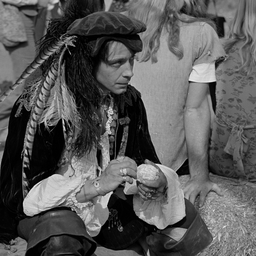
#> input picture image_deblurring_denoising/images/manWithHat.tiff, 256 x 256 px, shrunk from 1024 x 1024 before the run; its folder holds only this picture in this run
$ python deblur_images.py
#> lines starting #> are read from the running program, lines starting #| are printed output that depends on the picture; long printed decimals are rounded
### image_deblurring_denoising/src/basic_operations.py
import numpy as np
import matplotlib.pyplot as plt
from scipy.fft import fft2, ifft2
from scipy.ndimage import convolve
from scipy.signal import convolve2d

def gaussian_kernel(size, sigma):
    """
    #blur
    #choose size 3 5 7
    #sigma motion blur
    """

    ax = np.linspace(-(size // 2), size // 2, size)
    xx, yy = np.meshgrid(ax, ax)
    kernel = np.exp(-(xx**2 + yy**2) / (2. * sigma**2))
    return kernel / np.sum(kernel)

# [21 lines left out: functions motion_blur_kernel, project_onto_dual_iso_norm_unit_ball, not called in this run]


def apply_periodic_conv2D(x, kernel):
    """
    Spatial-domain 2D convolution with periodic boundary conditions
    (wrap-around), using scipy.ndimage.convolve.
    """
    return convolve(x, kernel, mode='wrap')


def apply_periodic_conv2D_trans(x, kernel):
    """
    Transpose of the convolution with real kernel is just convolution
    with the flipped kernel (assuming real-valued kernel).
    """
    flipped_kernel = np.flipud(np.fliplr(kernel))
    return convolve(x, flipped_kernel, mode='wrap')


def apply_D(x):
    """
    Forward difference operator for TV in 2D, periodic boundary.
    Returns an array of shape (rows, cols, 2):
      - D[...,0] = vertical forward difference
      - D[...,1] = horizontal forward difference
    """
    rows, cols = x.shape
    Dx = np.zeros((rows, cols, 2), dtype=x.dtype)

    # vertical difference (downwards), wrap top to bottom
    Dx[..., 0] = np.roll(x, -1, axis=0) - x
    # horizontal difference (rightwards), wrap left to right
    Dx[..., 1] = np.roll(x, -1, axis=1) - x

    return Dx


def apply_D_trans(y):
    """
    Transpose of the forward difference (negative of the backward difference),
    summing across vertical and horizontal components.
    """
    # y has shape (rows, cols, 2)
    rows, cols, _ = y.shape
    # vertical component
    vt = -y[..., 0] + np.roll(y[..., 0], 1, axis=0)
    # horizontal component
    hz = -y[..., 1] + np.roll(y[..., 1], 1, axis=1)
    return vt + hz


# [41 lines left out: functions eval_iso_norm, eigValsForPeriodicConvOp, applyPeriodicConv2D, applyBlockCyclicConv2D, not called in this run]

def solve_u(rhs, scaled_kernel):
    """ Solve the linear system (I + KᵀK + DᵀD) u = rhs using FFT, assuming periodic boundary conditions."
        "Parameters:
    rhs           : 2D numpy array representing the right-hand side.
    scaled_kernel : 2D numpy array representing the scaled convolution kernel.

    Returns:
    u             : 2D numpy array solution.
    """
    # Get image dimensions
    numRows, numCols = rhs.shape

    # Compute the FFT of the scaled_kernel, padded to the image size.
    K_fft = np.fft.fft2(scaled_kernel, s=(numRows, numCols))
    # Compute the squared magnitude |K_fft|^2 element-wise.
    K_abs2 = np.abs(K_fft)**2

    # Create frequency grids for rows and columns.
    fx = np.fft.fftfreq(numRows)
    fy = np.fft.fftfreq(numCols)
    # Note: meshgrid is used with (fy, fx) ordering so that FX corresponds to columns.
    FX, FY = np.meshgrid(fy, fx)

    # Compute eigenvalues for DᵀD under periodic BCs using forward differences.
    # Here, the eigenvalues are L = 4*(sin(π·FX)^2 + sin(π·FY)^2).
    L = 4 * (np.sin(np.pi * FX)**2 + np.sin(np.pi * FY)**2)

    # Form the denominator in the Fourier domain: 1 + |K_fft|^2 + L.
    denom = 1 + K_abs2 + L

    # Compute the FFT of the right-hand side.
    rhs_fft = np.fft.fft2(rhs)
    # Solve for u in the Fourier domain.
    u_fft = rhs_fft / denom
    # Transform back to the spatial domain and take the real part.
    u = np.real(np.fft.ifft2(u_fft))
    return u

def rgb2gray(rgb):
    return np.dot(rgb[...,:3], [0.2989, 0.5870, 0.1140])

# [10 lines left out: function eigValArrForCyclicConvOp, not called in this run]

def applyCyclicConv2D(x, eigValArr):
    return ifft2(fft2(x) * eigValArr)

### image_deblurring_denoising/src/prox_operators.py
import numpy as np

def soft_threshold(x, alpha):
    """Componentwise soft-threshold at level alpha."""
    return np.sign(x) * np.maximum(np.abs(x) - alpha, 0.0)

def prox_l1(z, t):
    """
    Proximal operator of t * ||x||_1.

    Solves:
        min_x  (1/2)*||x - z||^2  +  t * ||x||_1

    The closed-form solution is the soft-thresholding:
        x_i = sign(z_i) * max(|z_i| - t, 0).

    Parameters
    ----------
    z : np.ndarray
        Input array (can be 1D or multi-dimensional).
    t : step
        Nonnegative regularization/threshold parameter.

    Returns
    -------
    x : np.ndarray
        The result of applying prox_{t ||·||_1}(z).
    """
    return np.sign(z) * np.maximum(np.abs(z) - t, 0.0)

# [23 lines left out: function prox_l2_norm_squared, not called in this run]
    #return z / (1 + 2 * t)
    #return z * (2 + 1/t)/t
    #return z * np.maximum(0.0, 1.0 - t / np.linalg.norm(z, ord=2))


def prox_tv_iso(z2, z3, t_gamma):
    """
    Proximal operator of t_gamma * sum_i sqrt(z2(i)^2 + z3(i)^2).

    Parameters
    ----------
    z2 : np.ndarray
        The 'horizontal' component array of shape [...], same shape as z3.
    z3 : np.ndarray
        The 'vertical' component array, same shape as z2.
    t_gamma : float
        Nonnegative threshold parameter.

    Returns
    -------
    y2, y3 : np.ndarray
        The result of applying prox_{t_gamma ||·||_2} to each pixel's (z2(i), z3(i)).
        Same shape as z2, z3.
    """
    # Compute norms
    norms = np.sqrt(z2**2 + z3**2)

    # Avoid division by zero
    # scale = max(0, 1 - t_gamma/norms)
    # but only where norms > 0
    # dont mind the warning please

    # scale = np.where(norms > 0, np.maximum(0.0, 1.0 - t_gamma / norms), 0.0)
    np.seterr(divide='ignore', invalid='ignore')  # Ignore divide by zero warnings
    scale = np.maximum(0.0, 1.0 - t_gamma / norms)
    scale[norms < 0] = 0 # (eliminate 0 and less)

    # print("norm", norms)
    y2 = scale * z2
    y3 = scale * z3

    return y2, y3

### image_deblurring_denoising/src/deblur_images.py
import numpy as np
import matplotlib.pyplot as plt
from skimage import io, util, transform
from scipy.signal import convolve2d
from scipy.fft import fft2, ifft2
from argparse import ArgumentParser
import os.path
import json
import time

from basic_operations import solve_u, apply_D, apply_D_trans, apply_periodic_conv2D, apply_periodic_conv2D_trans, gaussian_kernel, motion_blur_kernel, rgb2gray
from basic_operations import eigValArrForCyclicConvOp, applyCyclicConv2D, eval_iso_norm
from prox_operators import prox_l1, prox_tv_iso, prox_l2_norm_squared


def run_deblurring(fname, problem, algorithm, kernel_type, params_dict, path, show_intermediate):
    # Unpack parameters
    try:
        kernel_size  = int(params_dict['kernel_size'])
        resize_factor = float(params_dict['resize_factor'])
        noise_density = float(params_dict['noise_density'])
        noise_type  = params_dict['noise_type']
        if kernel_type == 'gaussian':
            sigma = float(params_dict['sigma'])
        elif kernel_type == 'motion_blur':
            angle = float(params_dict['angle'])
            alpha = float(params_dict['alpha'])
    except:
        raise ValueError("Missing or invalid parameters in the parameters file.")

    # Prepare the Gaussian kernel with the current sigma
    if kernel_type == 'gaussian':
        kernel = gaussian_kernel(kernel_size, sigma)
    elif kernel_type == 'motion_blur':
        kernel = motion_blur_kernel(kernel_size, angle, alpha)
    else:
        raise ValueError(f"Unknown kernel type: {kernel_type}")

    # Read and preprocess image
    if(not os.path.isfile(os.path.join(path[:-3] + 'images', fname))):
        raise FileNotFoundError(f"Image file {fname} not found.\nMake sure to store the image in the \"images\" folder.")

    I = io.imread(os.path.join(path[:-3] + 'images', fname))
    if I.ndim == 3:
        I = rgb2gray(I)
    I = I.astype(np.float64)
    I = transform.resize(I, (int(I.shape[0] * resize_factor), int(I.shape[1] * resize_factor)), anti_aliasing=True)
    I = (I - I.min()) / (I.max() - I.min())

    # Blur image and add noise
    b = convolve2d(I, kernel, mode='same', boundary='wrap')
    if noise_type == 'gaussian':
        b = util.random_noise(b, mode='gaussian', mean=0, var=noise_density**2)
    elif noise_type == 's&p':
        b = util.random_noise(b, mode='s&p', amount=noise_density)
    else:
        raise ValueError(f"Unknown noise type: {noise_type}")

    if(show_intermediate):
        plt.figure()
        plt.title("Image Before Blurring")
        plt.imshow(I, cmap='gray')
        plt.axis('off')

        plt.figure()
        plt.title("Blurred Image")
        plt.imshow(b, cmap='gray')
        plt.axis('off')
        plt.show(block=False)


    start_time = time.time()
    if(algorithm == 'douglasrachfordprimal'):#douglas-rachford primal algorithm
        costs, final_image = deblur_simpleTV_DR(b, kernel, problem, params_dict)
    elif(algorithm == 'douglasrachfordprimaldual'):#douglas-rachford primal-dual algorithm
        costs, final_image = deblur_simpleTV_DR_PD(b, kernel, problem, params_dict)
    elif(algorithm == 'admm'):#ADMM algorithm
        costs, final_image = deblur_ADMM(b, kernel, problem, params_dict)
    else:
        raise ValueError(f"Unknown algorithm: {algorithm}")

    elapsed_time = time.time() - start_time

    # For the purpose of grid search, we use the final cost as our metric
    return costs, elapsed_time, final_image


def deblur_simpleTV_DR(b, kernel, problem, params_dict):#Douglas-Rachford primal algorithm
    # Unpack parameters
    try:
        mu          = float(params_dict['mu'])
        t           = float(params_dict['t'])
        gamma       = float(params_dict['gamma'])
        s           = float(params_dict['s'])
        rho   = float(params_dict['rho'])
        max_iter     = int(params_dict['max_iter'])
    except:
        raise ValueError("Missing or invalid parameters in the parameters file.")

    beta = np.sqrt(s / t)

    # Scale kernel and data
    scaled_kernel = kernel * beta
    scaled_b      = b * beta
    scaled_mu     = mu / beta

    numRows, numCols = b.shape

    # Initialize primal variable and dual variable (3 channels: channel 0 for fidelity, channels 1-2 for TV)
    p_x = scaled_b.copy()
    p_z = np.zeros((numRows, numCols, 3))

    costs = []
    unchanged_counter = 0
    divergence_counter = 0

    for k in range(max_iter):
        # Proximal operators
        # x-prox: project onto [0,1]
        xk = np.clip(p_x, 0, 1)

        if(problem == 'l1'): # Fidelity prox (first channel)
            y1 = scaled_b + prox_l1(p_z[...,0] - scaled_b, t)
        elif(problem == 'l2'):
            y1 = scaled_b + prox_l2_norm_squared(p_z[...,0] - scaled_b, t)# this does not work at the moment
            #y1 = prox_l2_norm_squared(p_z[...,0], t)
        else:
            raise ValueError(f"Unknown problem type: {problem}")

        # TV norm prox (channels 2 and 3)
        z2 = p_z[...,1]  # second channel
        z3 = p_z[...,2]  # third channel
        y2, y3 = prox_tv_iso(z2, z3, t*gamma )

        # Combine into the three-channel y_k
        yk = np.stack([y1, y2, y3], axis=-1)

        # Compute u and v
        # Compute Aᵀ(2y_k - p_z)
        temp_f = 2 * yk[...,0] - p_z[...,0] # for norm l1, shape (numRows, numCols, 1)
        At_temp_f = apply_periodic_conv2D_trans(temp_f, scaled_kernel)
        temp_tv = 2 * yk[...,1:] - p_z[...,1:]  # for TV, shape (numRows, numCols, 2) not (numRows, numCols, 3)
        At_temp_tv = apply_D_trans(temp_tv)
        At_term = At_temp_f + At_temp_tv

        # Right-hand side for u update: 2xk - p_x + Aᵀ(2y_k - p_z)
        rhs = 2 * xk - p_x + At_term
        u = solve_u(rhs, scaled_kernel)

        # Compute v = A(u) = [K*u; D*u]
        v1 = apply_periodic_conv2D(u, scaled_kernel)  # fidelity part
        v2 = apply_D(u)  # TV part, should return two channels
        vk = np.concatenate([v1[..., np.newaxis], v2], axis=-1)  # shape (numRows, numCols, 3)

        # over-relaxation updates
        p_x = p_x + rho * (u - xk)
        p_z = p_z + rho * (vk - yk)

        # Cost tracking
        residual = apply_periodic_conv2D(xk, scaled_kernel) - scaled_b
        # Dx = apply_D(xk)
        cost =  scaled_mu * np.mean(np.abs(residual))
        #norm with out t
        costs.append(cost)

        if k != 0:
            if costs[-2] - cost < 1e-5:
                unchanged_counter += 1
                if unchanged_counter >= 10:
                    print(f"Stopping criterion met at iteration {k + 1}.")
                    break
            else:
                unchanged_counter = 0
            if costs[-2] + 1e-5 < cost:
                divergence_counter += 1
                if divergence_counter >= 10:
                    print(f"Divergence detected at iteration {k + 1}.")
                    break
            else:
                divergence_counter = 0

    # Final estimate: project final u onto [0,1]
    final_image = np.clip(u, 0, 1)

    return costs, final_image

# [201 lines left out: functions deblur_simpleTV_DR_PD, deblur_ADMM, run_grid_search, not called in this run]

def loss_function():#todo update this
    pass

def main(parameters_file, problem, algorithm, kernel, fname, store_results, grid_search, show_end):
#> called with parameters_file = 'default_parameters.csv', problem = 'l1', algorithm = 'douglasrachfordprimal', kernel = 'gaussian', fname = 'manWithHat.tiff', store_results = False, grid_search = False, show_end = True
    path = os.path.dirname(os.path.abspath(__file__))#get the path of the src folder

    if(not os.path.isfile(os.path.join(path, parameters_file))):
        raise FileNotFoundError(f"Parameters file {parameters_file} not found.\nMake sure to put the parameters file in the src directory.")
    elif(not (parameters_file.endswith('.csv') or parameters_file.endswith('.json'))):
        raise ValueError(f"Parameters file must be a .csv or .json file.")

    params_dict = {}
    if(parameters_file.endswith('.json')):#load all parameters from the file into a dictionary
        with open(os.path.join(path, parameters_file), 'r') as f:
            params_dict = json.load(f)
    elif(parameters_file.endswith('.csv')):
        with open(os.path.join(path, parameters_file), 'r') as f:
#> (reads image_deblurring_denoising/src/default_parameters.csv from the repository)
            for line in f:
                line_tuple = line.rstrip().split(',')
                if len(line_tuple) == 2:
                    params_dict[line_tuple[0]] = line_tuple[1].strip().strip("'")#remove whitespaces and quotes
                else:
                    raise ValueError(f"Invalid line in parameters file: {line}")

    if(store_results):
        if(not os.path.exists(path[:-3] + 'out')):#check if the output directory exists, if not create it
            os.makedirs(path[:-3] + 'out')
        savetime = time.time()
        output = [savetime, algorithm, kernel, problem]
        outpath = os.path.join(path[:-3] + 'out', f'{savetime}_{fname.split(".")[0]}_results.txt')

    if(grid_search):# Run grid search over t and gamma
        results = run_grid_search(fname, problem, algorithm, kernel, params_dict, path)
        t_vals = sorted(set(key[0] for key in results.keys()))
        gamma_vals = sorted(set(key[1] for key in results.keys()))
        cost_matrix = np.zeros((len(gamma_vals), len(t_vals)))

        # Find best parameter combination (minimizing final cost)
        best_params = min(results, key=results.get)
        best_cost = results[best_params]
        best_string = f"\nBest parameters found: t = {best_params[0]:.2f}, gamma = {best_params[1]:.2f} with cost = {best_cost:.5f}\nt,gamma,cost"
        print(best_string)
        if(store_results):
            output.append(best_string)

        for i, gamma_val in enumerate(gamma_vals):
            for j, t_val in enumerate(t_vals):
                cost_matrix[i, j] = results[(t_val, gamma_val)]
                if(store_results):
                    output.append(f"{t_val:.2f},{gamma_val:.2f},{cost_matrix[i, j]:.5f}")

        plt.figure()
        plt.imshow(cost_matrix, extent=[t_vals[0], t_vals[-1], gamma_vals[0], gamma_vals[-1]],
                origin='lower', aspect='auto')
        plt.colorbar(label='Final cost')
        plt.xlabel('t values')
        plt.ylabel('gamma values')
        plt.title('Grid Search: Final Cost for Different t and sigma')
        plt.show(block=False)


        if(store_results):
            plt.savefig(os.path.join(path[:-3] + 'out', f'{savetime}_{fname.split(".")[0]}_gs_{problem}_{algorithm}_{kernel}.png'))
    else:
        # Run the deblurring algorithm
        costs, elapsed_time, final_image = run_deblurring(fname, problem, algorithm, kernel, params_dict, path, True)
#> in run_deblurring, I is the input picture: shape (256, 256); min 0, max 240, mean 89
#> the loop in deblur_simpleTV_DR, `for k in range(max_iter):` made 102 passes
#> cost on passes 1 to 12: 4.25, 5.2, 5.23, 5.26, 5.18, 4.84, 4.16, 3.37, 2.84, 2.89, 3.15, 3.27
#> pass 1, in deblur_simpleTV_DR, `temp_f = 2 * yk[...,0] - p_z[...,0]`:
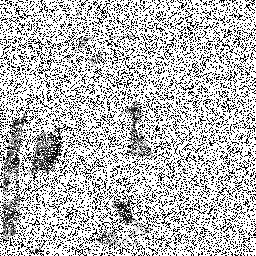
#> temp_f: shape (256, 256) float64; min 0, max 1.4, mean 1.02; drawn with min black and max white
#> after the loop in deblur_simpleTV_DR, `for k in range(max_iter):`:
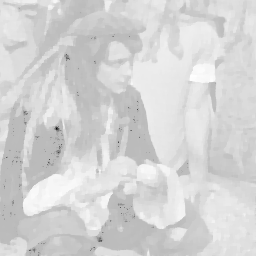
#> p_x: shape (256, 256) float64; min -2.56, max 0.948, mean 0.367; drawn with min black and max white
#> after the loop in deblur_simpleTV_DR, `for k in range(max_iter):`:
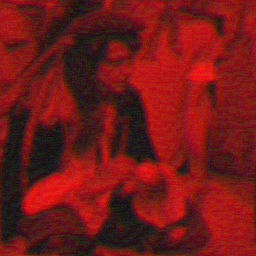
#> p_z: shape (256, 256, 3) float64; mean of channels 0, 1, 2 5.43, -0.000842, -0.00973; drawn with min black and max white
#> after the loop in deblur_simpleTV_DR, `for k in range(max_iter):`:
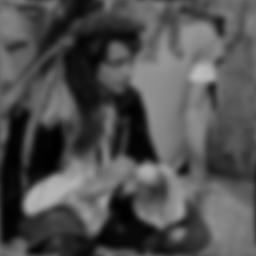
#> rhs: shape (256, 256) float64; min 0.995, max 189.7, mean 79.9
#> after the loop in deblur_simpleTV_DR, `for k in range(max_iter):`:
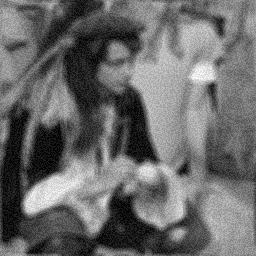
#> temp_f: shape (256, 256) float64; min -0.684, max 13.99, mean 5.43; drawn with min black and max white
#> after the loop in deblur_simpleTV_DR, `for k in range(max_iter):`:
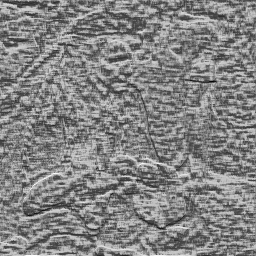
#> z2: shape (256, 256) float64; min -1.53, max 1.42, mean -0.00087; drawn with min black and max white
#> after the loop in deblur_simpleTV_DR, `for k in range(max_iter):`: costs = 102 values, max 5.26 at index 3, min 2.53 at index 101, mean 2.77
#> elapsed_time = 4.95
        final_cost = costs[-1]
#> final_cost = 2.53
        print(f"Final cost: {final_cost:.5f} (elapsed time: {elapsed_time:.2f} sec)")
#| Final cost: 2.528 (elapsed time: 4.95 sec)

        if(store_results):
            output.append(f"\nFinal cost: {final_cost:.5f} (elapsed time: {elapsed_time:.2f} sec)\nCost history:\niteration,cost")
            for i, cost in enumerate(costs):
                output.append(f"{i + 1},{cost:.5f}")

        plt.figure()
        plt.imshow(final_image, cmap='gray')
        plt.title("Deblurred Image")
        plt.axis('off')
        plt.show(block=False)

        max_iter = len(costs)
#> max_iter = 102
        plt.figure()
        plt.title("Cost Function Over Iterations")
        plt.plot(np.arange(0, max_iter, 1),costs)

        if(store_results):
            plt.savefig(os.path.join(path[:-3] + 'out', f'{savetime}_{fname.split(".")[0]}_costHistory_{problem}_{algorithm}_{kernel}.png'))

    if(store_results):
        with open(outpath, 'w') as f:
            for key, value in params_dict.items():
                f.write(f"{key}: {value}\n")
            for line in output:
                f.write(str(line) + '\n')
        print(f"Results stored in {outpath}")

    if(show_end):
        plt.show()
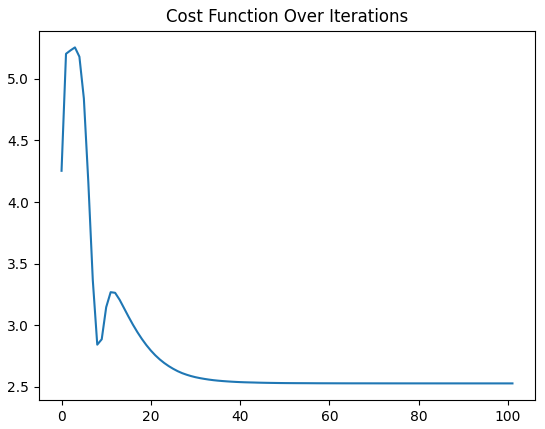
#> figure drawn by matplotlib, 1 panel; curve peaks at x = 3, y = 5.26

if __name__ == '__main__':
    parser = ArgumentParser(description="Image Deblurring")
    parser.add_argument('problem', type=str, nargs='?', default='l1', help="Problem type: 'l1' OR 'l2'")
    parser.add_argument('algorithm', type=str, nargs='?', default='douglasrachfordprimal', help="Algorithm type: douglasrachfordprimal OR douglasrachfordprimaldual")
    parser.add_argument('filename', type=str, nargs='?', default='manWithHat.tiff', help="Filename of the input image")
    parser.add_argument('kernel', type=str, nargs='?', default='gaussian', help="Name of the kernel type")
    parser.add_argument('parameters_file', nargs='?', default='default_parameters.csv', type=str, help="Name of the parameters file")
    parser.add_argument('-g', '--grid_search', action='store_true', help="Perform grid search for gamma and t parameters")
    parser.add_argument('-s', '--store_results', action='store_true', help="Store results in a file")
    args = parser.parse_args()

    parameters_file = args.parameters_file
    problem = args.problem
    algorithm = args.algorithm
    kernel = args.kernel
    fname = args.filename
    store_results = args.store_results
    grid_search = args.grid_search

    main(parameters_file, problem, algorithm, kernel, fname, store_results, grid_search, True)
